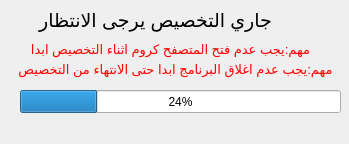
<?xml version="1.0" encoding="UTF-8"?>
<ui version="4.0">
 <class>Form</class>
 <widget class="QWidget" name="Form">
  <property name="geometry">
   <rect>
    <x>0</x>
    <y>0</y>
    <width>349</width>
    <height>144</height>
   </rect>
  </property>
  <property name="windowTitle">
   <string>Form</string>
  </property>
  <widget class="QProgressBar" name="progressBar">
   <property name="geometry">
    <rect>
     <x>20</x>
     <y>90</y>
     <width>321</width>
     <height>23</height>
    </rect>
   </property>
   <property name="value">
    <number>24</number>
   </property>
  </widget>
  <widget class="QLabel" name="label">
   <property name="geometry">
    <rect>
     <x>30</x>
     <y>0</y>
     <width>251</width>
     <height>41</height>
    </rect>
   </property>
   <property name="text">
    <string>&lt;html&gt;&lt;head/&gt;&lt;body&gt;&lt;p align=&quot;center&quot;&gt;&lt;span style=&quot; font-size:14pt;&quot;&gt;جاري التخصيص يرجى الانتظار&lt;/span&gt;&lt;/p&gt;&lt;/body&gt;&lt;/html&gt;</string>
   </property>
  </widget>
  <widget class="QLabel" name="label_2">
   <property name="geometry">
    <rect>
     <x>20</x>
     <y>40</y>
     <width>301</width>
     <height>20</height>
    </rect>
   </property>
   <property name="text">
    <string>&lt;html&gt;&lt;head/&gt;&lt;body&gt;&lt;p align=&quot;center&quot;&gt;&lt;span style=&quot; font-size:10pt; color:#ff0000;&quot;&gt;مهم:يجب عدم فتح المتصفح كروم اثناء التخصيص ابدا&lt;/span&gt;&lt;/p&gt;&lt;/body&gt;&lt;/html&gt;</string>
   </property>
  </widget>
  <widget class="QLabel" name="label_3">
   <property name="geometry">
    <rect>
     <x>10</x>
     <y>60</y>
     <width>331</width>
     <height>20</height>
    </rect>
   </property>
   <property name="text">
    <string>&lt;html&gt;&lt;head/&gt;&lt;body&gt;&lt;p align=&quot;center&quot;&gt;&lt;span style=&quot; font-size:10pt; color:#ff0000;&quot;&gt;مهم:يجب عدم اغلاق البرنامج ابدا حتى الانتهاء من التخصيص&lt;/span&gt;&lt;/p&gt;&lt;/body&gt;&lt;/html&gt;</string>
   </property>
  </widget>
 </widget>
 <resources/>
 <connections/>
</ui>
